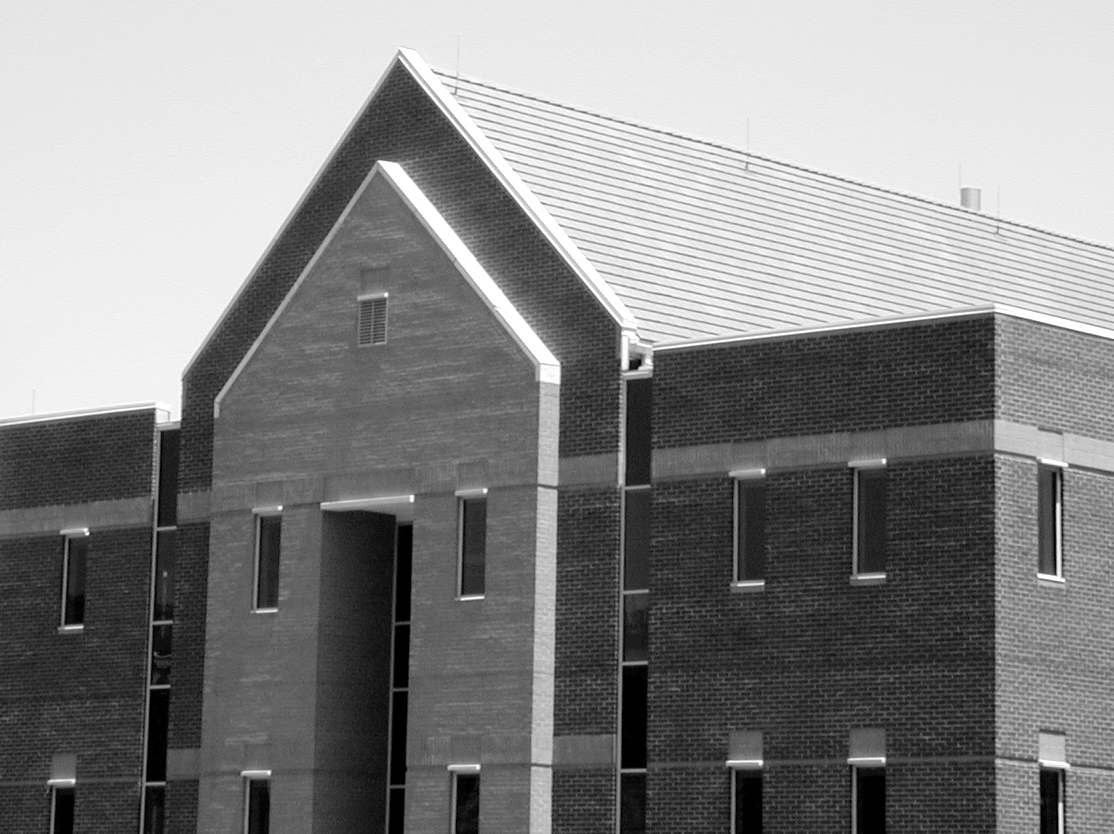
#> input picture 9/building.tif, 1114 x 834 px
$ python canny.py building.tif --roberts   (Python 2 division)   (older library calls are emulated)
#> lines starting #> are read from the running program, lines starting #| are printed output that depends on the picture
### common/Img.py
#!/usr/bin/python

from PIL import Image
import numpy as np

# Utility function related to images
class Img:

    # Load an image from disk
    @staticmethod
    def load(path, dtype=np.uint8):
#> called with path = 'building.tif'
        return np.array(Image.open(path).convert('L'), dtype=dtype)
#> returned value is the input picture: shape (834, 1114); min 0, max 255, mean 133.3

    # Display the current image
    @staticmethod
    def show(img, dtype=None):
        if dtype is None:
            Image.fromarray(img).show()
        else:
            Image.fromarray(img.astype(dtype)).show()

    # Display a binary image
    @staticmethod
    def show_binary(img):
        Img.show(img * 255, dtype=np.uint8)

    # Show differences between two images
    @staticmethod
    def show_diff(lhs, rhs, dtype=None):
        Img.show(np.abs(lhs - rhs), dtype=dtype)

    # Save the given image to disk
    # [6 lines left out: function save, not called in this run]

    # Save the given image to disk
    @staticmethod
    def save_binary(path, img):
        Img.save(path, img * 255, dtype=np.uint8)

    # Scale the image intensity between 0 and 255
    # [8 lines left out: function scale, not called in this run]

### 9/canny.py
#!/usr/bin/python

import sys
sys.path.append('..')

import argparse
import numpy as np
from scipy import signal
from scipy.ndimage.filters import gaussian_filter

from common import Img


# Gaussian smoothing
def smooth_gauss(img, sigma):
    return gaussian_filter(img, np.sqrt(sigma))

# Masks

roberts_masks = (
    np.array([[0, -1], [1, 0]]), \
    np.array([[-1, 0], [0, 1]])
)

prewitt_masks = (
    np.array([[-1, 0, 1], [-1, 0, 1], [-1, 0, 1]]), \
    np.array([[-1, -1, -1], [0, 0, 0], [1, 1, 1]])
)

sobel_masks = (
    np.array([[-1, -2, -1], [0, 0, 0], [1, 2, 1]]), \
    np.array([[-1, 0, 1], [-2, 0, 2], [-1, 0, 1]])
)


# Compute the gradient magnitudes using a mask
def gradient_magnitude(img, mask_type='roberts'):

    mask_types = {'roberts': roberts_masks, 'prewitt': prewitt_masks, 'sobel': sobel_masks}

    mask_x, mask_y = mask_types[mask_type]

    img = np.asarray(img, dtype=np.int)

    gx = np.array(signal.convolve2d(img, mask_x, mode='same'), dtype=np.int)
    gy = np.array(signal.convolve2d(img, mask_y, mode='same'), dtype=np.int)

    M = np.sqrt(gx*gx + gy*gy)
    #M *= 255.0 / np.max(M) # Normalize
    M *= 1.0 / np.max(M) # Normalize

    return M, gx, gy

# Compute the gradient angles
def gradient_angle(gx, gy):
    return np.arctan2(gy, gx)

def to_degree(input):
    return input * 180.0 / np.pi

# Perform non-maxima suppression
def non_maxima_suppression(img, magnitudes, angles):
    """
        img:        Input image
        magnitudes: Gradient magnitudes
        angles:     Gradient angles
    """

    assert img.shape == magnitudes.shape, \
        "Image and gradient magnitudes must have the same shape: {} != {}".format(img.shape, magnitudes.shape)
    assert img.shape == angles.shape, \
        "Image and gradient angles must have the same shape: {} != {}".format(img.shape, angles.shape)

    M, N = img.shape

    def get(x, y, array):
        return None if x < 0 or x >= M or y < 0 or y >= N else array[x, y]

    # Rounded gradient angle = 0 degree
    def get_e_w_magnitudes(x, y):
        east = get(x+1, y, magnitudes)
        west = get(x-1, y, magnitudes)
        return east, west

    # Rounded gradient angle = 90 degree
    def get_n_s_magnitudes(x, y):
        north = get(x, y-1, magnitudes)
        south = get(x, y+1, magnitudes)
        return north, south

    # Rounded gradient angle = 135 degree
    def get_nw_se_magnitudes(x, y):
        nw = get(x-1, y-1, magnitudes)
        se = get(x+1, y+1, magnitudes)
        return nw, se

    # Rounded gradient angle = 45 degree
    def get_ne_sw_magnitudes(x, y):
        ne = get(x+1, y-1, magnitudes)
        sw = get(x-1, y+1, magnitudes)
        return ne, sw

    def interpolate_magnitude(angle, a_min, a_max, m_min, m_max):
        i = (angle - a_min) / (a_max - a_min)
        return (1 - i) * m_min + i * m_max

    output_magnitudes = np.zeros(img.shape)

    for (x, y), n in np.ndenumerate(img):

        if x == 0 or x == (M-1) or y == 0 or y == (N-1): continue

        # Gradient magnitude
        m = magnitudes[x, y]

        # Gradient angle
        angle = np.abs(angles[x, y])

        if 0 <= angle <= 45:

            east, west = get_e_w_magnitudes(x, y)
            ne, sw = get_ne_sw_magnitudes(x, y)
            m1 = interpolate_magnitude(angle, 0, 45, min(east, ne), max(east, ne))
            if m >= m1:
                m2 = interpolate_magnitude(angle, 0, 45, min(west, sw), max(west, sw))
                if m >= m2:
                    output_magnitudes[x, y] = m

        elif 45 < angle <= 90:

            ne, sw = get_ne_sw_magnitudes(x, y)
            north, south = get_n_s_magnitudes(x, y)
            m1 = interpolate_magnitude(angle, 45, 90, min(north, ne), max(north, ne))
            if m >= m1:
                m2 = interpolate_magnitude(angle, 45, 90, min(south, sw), max(south, sw))
                if m >= m2:
                    output_magnitudes[x, y] = m

        elif 90 < angle <= 135:

            north, south = get_n_s_magnitudes(x, y)
            nw, se = get_nw_se_magnitudes(x, y)
            m1 = interpolate_magnitude(angle, 90, 135, min(north, nw), max(north, nw))
            if m >= m1:
                m2 = interpolate_magnitude(angle, 90, 135, min(south, se), max(south, se))
                if m >= m2:
                    output_magnitudes[x, y] = m

        elif 135 < angle <= 180:

            nw, se = get_nw_se_magnitudes(x, y)
            east, west = get_e_w_magnitudes(x, y)
            m1 = interpolate_magnitude(angle, 135, 180, min(east, se), max(east, se))
            if m >= m1:
                m2 = interpolate_magnitude(angle, 135, 180, min(west, nw), max(west, nw))
                if m >= m2:
                    output_magnitudes[x, y] = m

    return output_magnitudes

# Hysteresis thresholding
def hysteresis_thresholding(magnitudes, T_H, T_L):
    """
    magnitudes: Gradient magnitudes
    T_H:        High threshold
    T_L:        Low threshold
    """

    def thresholding(input, threshold):
        return np.vectorize(lambda x: x if x >= threshold else 0, otypes=[input.dtype])(input)

    g_NH = thresholding(magnitudes, T_H)
    g_NL = thresholding(magnitudes, T_L)

    g_NL = g_NL - g_NH

    #Img.show(g_NH)
    #Img.show(g_NL)

    g_NL_valid = np.zeros(g_NL.shape)

    neighbors = np.array([
        [+0, +0],
        [-1, +0],
        [+1, +0],
        [+0, -1],
        [+0, +1],
        [-1, -1],
        [-1, +1],
        [+1, -1],
        [+1, +1],
    ]);

    M, N = magnitudes.shape

    for (x, y), p in np.ndenumerate(g_NH):

        if p == 0: continue # Non-edge pixel
        if x == 0 or x == (M-1) or y == 0 or y == (N-1): continue

        for offset in neighbors:
            dx, dy = offset[0], offset[1]
            v = g_NL[x+dx, y+dy]
            if v > 0: g_NL_valid[x+dx, y+dy] = v

    output = g_NH + g_NL_valid

    #Img.show(np.array(((output - g_NH) > 0) * 255, dtype=np.uint8))

    return output


# Main
if __name__ == "__main__":

    # Available args
    parser = argparse.ArgumentParser(description='Image segmentation - Canny edge detector')

    parser.add_argument('image_path', type=str, help='Image path')

    edge_masks = parser.add_mutually_exclusive_group(required=True)
    edge_masks.add_argument('--roberts', action='store_true', help='Use Roberts mask')
    edge_masks.add_argument('--sobel', action='store_true', help='Use Sobel mask')
    edge_masks.add_argument('--prewitt', action='store_true', help='Use Prewitt mask')

    parser.add_argument('-s', dest='sigma', type=float, default=4,
        help='Variance of the Gaussian smoothing kernel'
    )

    parser.add_argument('-m', type=str, default=None,
        help='Post non-maxima suppression image path'
    )

    parser.add_argument('--th', type=float, default=0.10,
        help='High threshold for hysteresis thresholding'
    )

    parser.add_argument('--tl', type=float, default=0.04,
        help='Low threshold for hysteresis thresholding'
    )

    parser.add_argument('--dump', type=str, default=None, help='Dump the magnitudes array')

    # Parse args
    args = parser.parse_args()

    image = Img.load(args.image_path)

    magnitudes = None
    if args.m is None:

        image = np.array(image, dtype=int)
        shape = image.shape
#> shape = (834, 1114)

        # Gaussian smoothing
        print "Smoothing input image..."
        smoothed = np.array(smooth_gauss(image, args.sigma), dtype=np.uint8)
        #Img.show(smoothed)

        mask = None
        if args.roberts: mask = 'roberts'
        elif args.sobel: mask = 'sobel'
        elif args.prewitt: mask = 'prewitt'

        # Gradient magnitudes
        print "Computing gradient magnitudes using the {} mask...".format(mask)
        M, gx, gy = gradient_magnitude(smoothed, mask)
#> in gradient_magnitude, `gy = np.array(signal.convolve2d(img, mask_y, mode='same'), dtype=np.int)`:
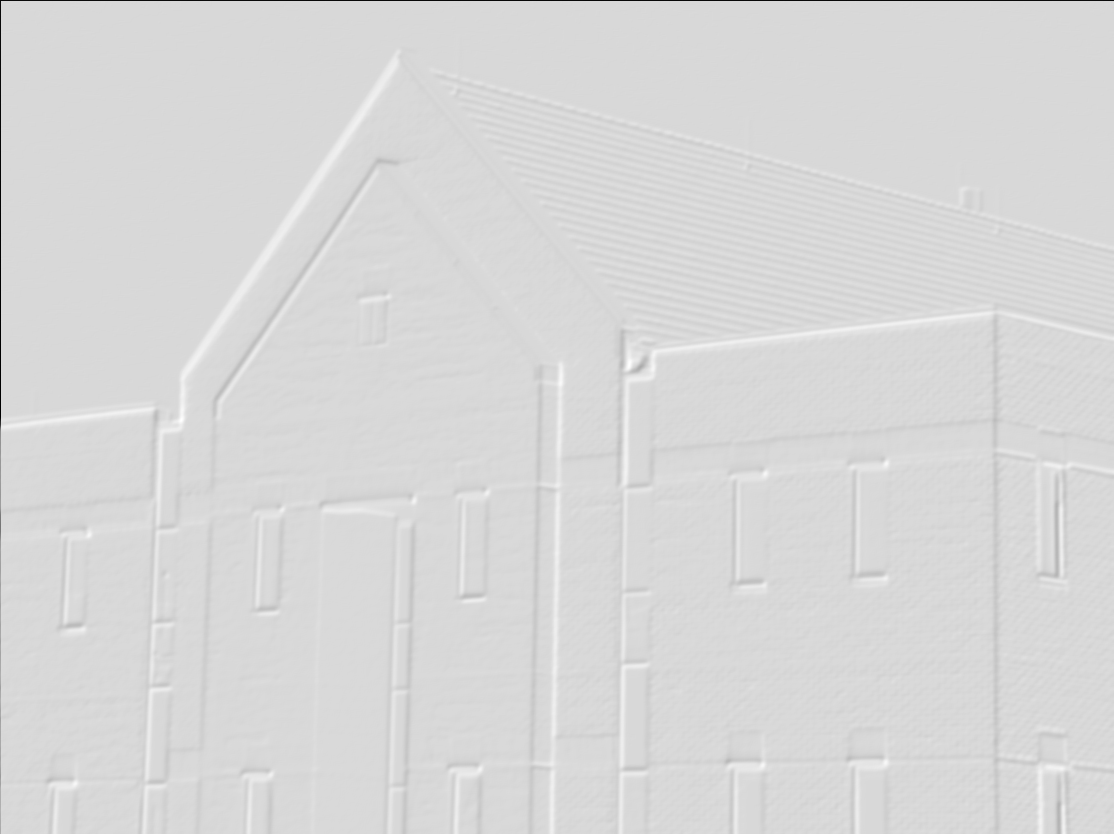
#> gy: shape (834, 1114) int64; min -239, max 43, mean -0.2; drawn with min black and max white
        #Img.show(M * 255)

        # Gradient angles
        print "Computing gradient angles..."
        alpha = to_degree(gradient_angle(gx, gy))
#> in gradient_angle, `return np.arctan2(gy, gx)`:
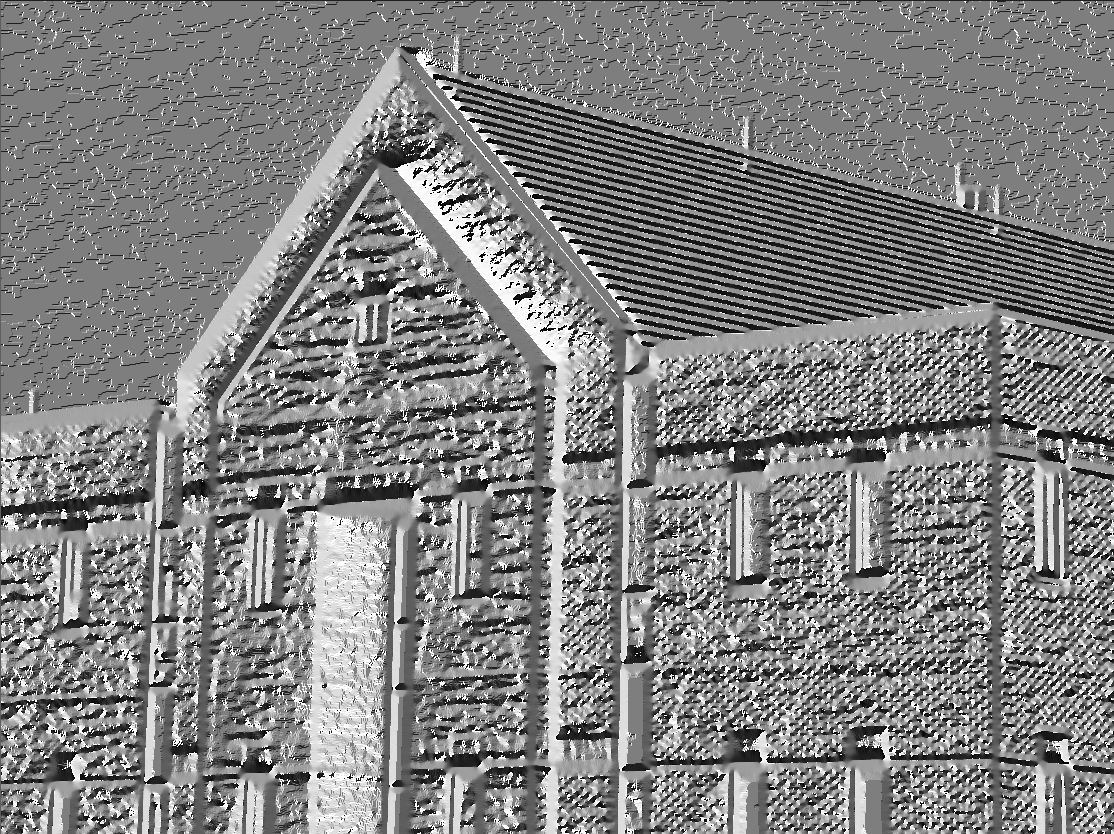
#> returned value: shape (834, 1114) float64; min -3.11, max 3.14, mean 0.0869; drawn with min black and max white

        # Non-maxima suppression
        print "Performing non-maxima suppression..."
        magnitudes = non_maxima_suppression(image, M, alpha)
#> the loop in non_maxima_suppression, `for (x, y), n in np.ndenumerate(img): ` made 929076 passes
#> (m, angle, east, ne, m1) on passes 1116 to 1127: (0.00418, 45, 0, 0.95, 0.95), (0.00418, 45, 0, 0, 0), (0.00418, 45, 0, 0, 0), (0.00418, 45, 0, 0, 0), (0.00418, 45, 0.00296, 0, 0.00296), (0.00296, 0, 0.00296, 0.00296, 0.00296), (0, 0, 0, 0.00296, 0), (0, 0, 0, 0, 0), (0, 0, 0, 0, 0), (0, 0, 0, 0, 0), (0, 0, 0, 0, 0), (0, 0, 0, 0, 0)
#> (m, angle, east) on pass 1155: (0, 0, 0)
        #Img.show(magnitudes)

        # Normalization
        print "Normalizing magnitudes..."
        magnitudes *= 1.0 / np.max(magnitudes)
        #Img.show(magnitudes)

        # Dump the magnitudes into a file
        if args.dump is not None:
            magnitudes.dump(args.dump)

    else:
        print "Loading precomputed post-non-maxima-suppression magnitudes..."
        magnitudes = np.load(args.m)
        Img.show(magnitudes * 255)

    #print np.min(magnitudes), np.max(magnitudes)
    #Img.show(np.array((magnitudes > args.th) * 255, dtype=np.int8))

    print "Performing hysteresis thresholding..."
    final_img = hysteresis_thresholding(magnitudes, args.th, args.tl)
#> in hysteresis_thresholding, `g_NL = g_NL - g_NH`:
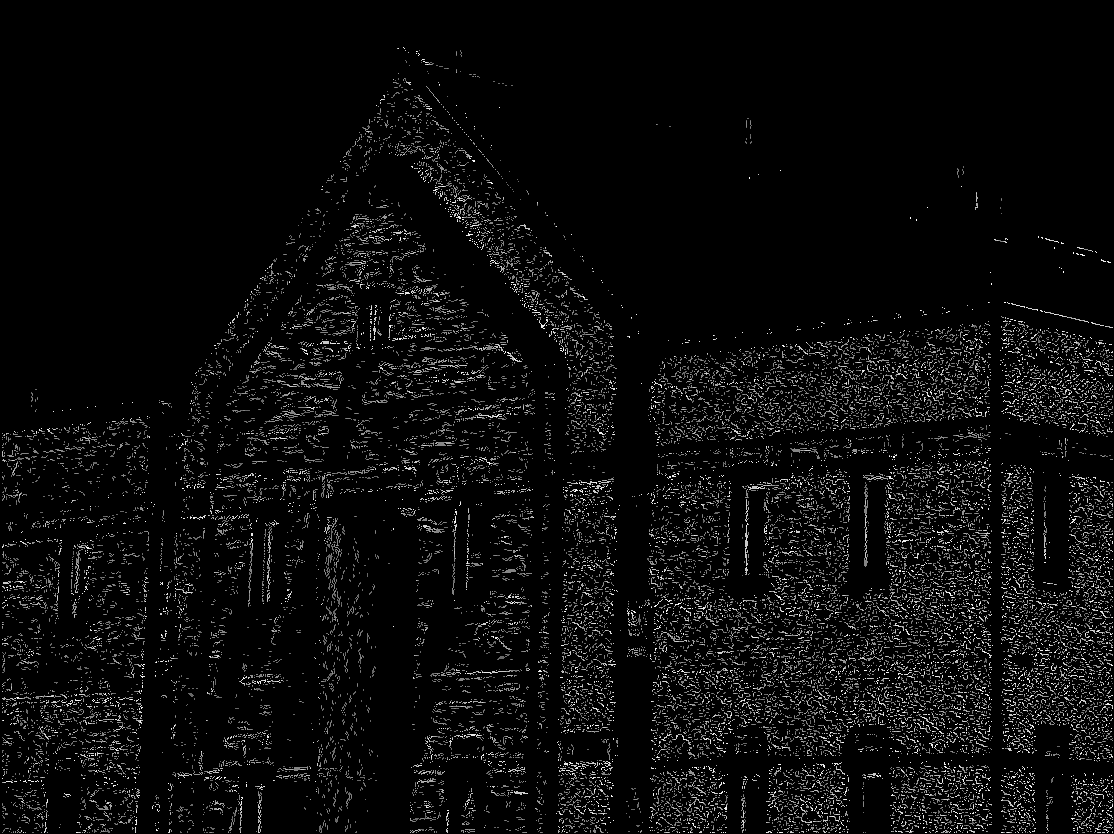
#> g_NL: shape (834, 1114) float64; min 0, max 0.0976, mean 0.0044; drawn with min black and max white

    Img.show(np.array((final_img > 0) * 255, dtype=np.int8))
#> in show, `Image.fromarray(img).show()`:
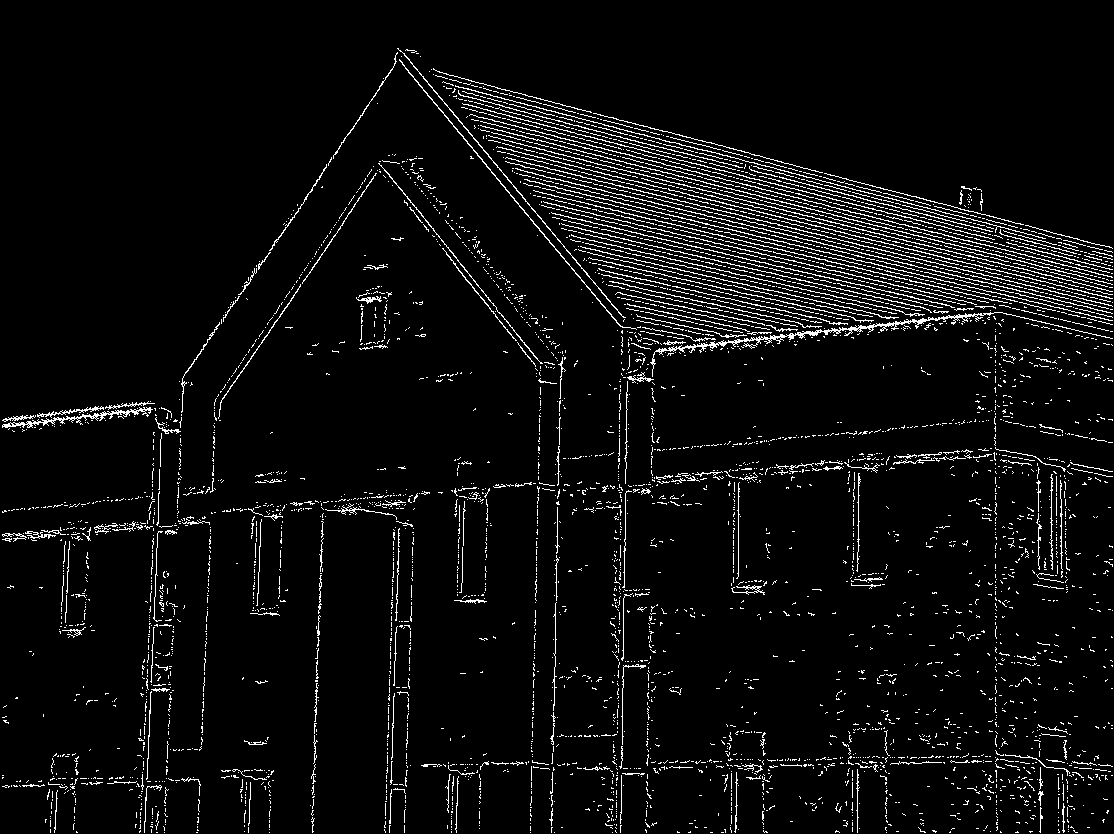
#> shown: PIL image 1114x834 I; 5.2% white in thin lines or dots
#> in show, `Image.fromarray(img).show()`: img: shape (834, 1114) int8; values -1 (black) and 0 (white), 94.8% white; black in thin lines or dots
